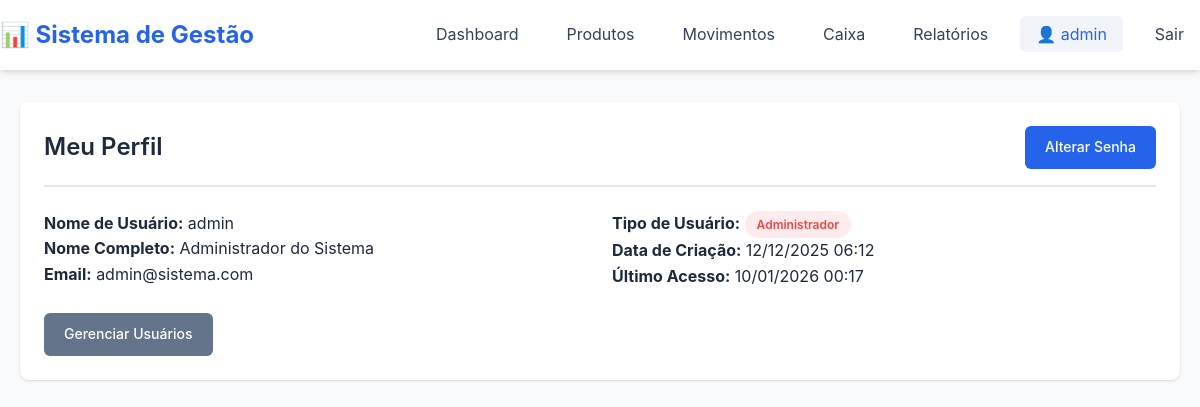
Screenshot of /auth/perfil (signed in) with the database file from the repository.
### app/models/usuario.py (models this page shows, shortened)
class Usuario(UserMixin, db.Model):
    __tablename__ = 'usuario'
    id = db.Column(db.Integer, primary_key=True)
    username = db.Column(db.String(50), unique=True, nullable=False)
    senha_hash = db.Column(db.String(200), nullable=False)
    nome_completo = db.Column(db.String(100), nullable=False)
    email = db.Column(db.String(100), unique=True, nullable=False)
    tipo = db.Column(db.String(20), nullable=False)  # 'admin', 'gerente', 'operador'
    ativo = db.Column(db.Boolean, default=True)
    data_criacao = db.Column(db.DateTime, default=datetime.utcnow)
    ultimo_acesso = db.Column(db.DateTime)
    @property
    def is_admin(self):
        return self.tipo == 'admin'

### app/blueprints/auth.py (the view)
@auth_bp.route('/perfil')
def perfil():
    if not current_user.is_authenticated:
        return redirect(url_for('auth.login'))
    return render_template('auth/perfil.html')

### app/templates/auth/perfil.html (shortened to what this page needs)
{% extends 'base.html' %}
{% block content %}
<div class="card">
    <div class="card-header">
        <h1 class="card-title">Meu Perfil</h1>
        <a href="{{ url_for('auth.alterar_senha') }}" class="btn btn-primary">Alterar Senha</a>
    </div>
    <div class="grid grid-2">
        <div>
            <p><strong>Nome de Usuário:</strong> {{ current_user.username }}</p>
            <p><strong>Nome Completo:</strong> {{ current_user.nome_completo }}</p>
            <p><strong>Email:</strong> {{ current_user.email }}</p>
        </div>
        <div>
            <p><strong>Tipo de Usuário:</strong>
                {% if current_user.is_admin %}
                    <span class="badge badge-danger">Administrador</span>
                {% elif current_user.is_gerente %}
                    <span class="badge badge-warning">Gerente</span>
                {% else %}
                    <span class="badge badge-info">Operador</span>
                {% endif %}
            </p>
            <p><strong>Data de Criação:</strong> {{ current_user.data_criacao.strftime('%d/%m/%Y %H:%M') if current_user.data_criacao }}</p>
            <p><strong>Último Acesso:</strong> {{ current_user.ultimo_acesso.strftime('%d/%m/%Y %H:%M') if current_user.ultimo_acesso else 'Primeiro acesso' }}</p>
        </div>
    </div>
    {% if current_user.is_admin %}
    <div class="mt-3">
        <a href="{{ url_for('auth.listar_usuarios') }}" class="btn btn-secondary">Gerenciar Usuários</a>
    </div>
    {% endif %}
</div>
{% endblock %}

### app/templates/base.html (shortened to what this page needs)
<!DOCTYPE html>
<html lang="pt-BR">
<head>
    <link rel="stylesheet" href="{{ url_for('static', filename='css/style.css') }}">
</head>
<body>
    <nav class="navbar">
        <div class="container navbar-container">
            <a href="{{ url_for('main.index') }}" class="navbar-brand">📊 Sistema de Gestão</a>
            <ul class="navbar-menu" id="navbarMenu">
                <li><a href="{{ url_for('main.index') }}" class="{{ 'active' if request.endpoint == 'main.index' }}">Dashboard</a></li>
                <li><a href="{{ url_for('produtos.listar') }}" class="{{ 'active' if 'produtos' in request.endpoint }}">Produtos</a></li>
                <li><a href="{{ url_for('movimentos.listar') }}" class="{{ 'active' if 'movimentos' in request.endpoint }}">Movimentos</a></li>
                <li><a href="{{ url_for('caixa.index') }}" class="{{ 'active' if 'caixa' in request.endpoint }}">Caixa</a></li>
                <li><a href="{{ url_for('relatorios.index') }}" class="{{ 'active' if 'relatorios' in request.endpoint }}">Relatórios</a></li>
                <li><a href="{{ url_for('auth.perfil') }}" class="{{ 'active' if 'auth.perfil' in request.endpoint }}">👤 {{ current_user.username }}</a></li>
                <li><a href="{{ url_for('auth.logout') }}">Sair</a></li>
            </ul>
        </div>
    </nav>
    <main class="main-content">
        <div class="container">
            {% block content %}{% endblock %}
        </div>
    </main>
</body>
</html>

### app/static/css/style.css (style rules this page uses)
:root { --primary-color: #2563eb; --primary-dark: #1d4ed8; --primary-light: #3b82f6; --secondary-color: #64748b; --success-color: #10b981; --danger-color: #ef4444; --warning-color: #f59e0b; --info-color: #06b6d4; --dark: #1e293b; --light: #f8fafc; --gray-100: #f1f5f9; --gray-200: #e2e8f0; --gray-300: #cbd5e1; --gray-700: #334155; --shadow: 0 1px 3px 0 rgba(0, 0, 0, 0.1), 0 1px 2px 0 rgba(0, 0, 0, 0.06); --shadow-md: 0 4px 6px -1px rgba(0, 0, 0, 0.1), 0 2px 4px -1px rgba(0, 0, 0, 0.06); --shadow-lg: 0 10px 15px -3px rgba(0, 0, 0, 0.1), 0 4px 6px -2px rgba(0, 0, 0, 0.05); }
* { margin: 0; padding: 0; box-sizing: border-box; }
body { font-family: -apple-system, BlinkMacSystemFont, 'Segoe UI', Roboto, 'Helvetica Neue', Arial, sans-serif; background-color: var(--light); color: var(--dark); line-height: 1.6; }
.container { max-width: 1400px; margin: 0 auto; padding: 0 20px; }
.navbar { background-color: white; box-shadow: var(--shadow-md); position: sticky; top: 0; z-index: 1000; }
.navbar-container { display: flex; justify-content: space-between; align-items: center; padding: 1rem 0; }
.navbar-brand { font-size: 1.5rem; font-weight: 700; color: var(--primary-color); text-decoration: none; }
.navbar-menu { display: flex; gap: 1rem; list-style: none; }
.navbar-menu a { color: var(--gray-700); text-decoration: none; padding: 0.5rem 1rem; border-radius: 0.375rem; transition: all 0.2s; }
.navbar-menu a:hover, .navbar-menu a.active { background-color: var(--gray-100); color: var(--primary-color); }
.main-content { padding: 2rem 0; min-height: calc(100vh - 180px); }
.card { background: white; border-radius: 0.5rem; box-shadow: var(--shadow); padding: 1.5rem; margin-bottom: 1.5rem; }
.card-header { display: flex; justify-content: space-between; align-items: center; margin-bottom: 1.5rem; padding-bottom: 1rem; border-bottom: 2px solid var(--gray-200); }
.card-title { font-size: 1.5rem; font-weight: 600; color: var(--dark); }
.btn { display: inline-block; padding: 0.625rem 1.25rem; border: none; border-radius: 0.375rem; font-size: 0.875rem; font-weight: 500; text-decoration: none; cursor: pointer; transition: all 0.2s; text-align: center; }
.btn-primary { background-color: var(--primary-color); color: white; }
.btn-secondary { background-color: var(--secondary-color); color: white; }
.badge { display: inline-block; padding: 0.25rem 0.75rem; border-radius: 9999px; font-size: 0.75rem; font-weight: 600; }
.badge-danger { background-color: rgba(239, 68, 68, 0.1); color: var(--danger-color); }
.grid { display: grid; gap: 1.5rem; }
.grid-2 { grid-template-columns: repeat(auto-fit, minmax(300px, 1fr)); }
.mt-3 { margin-top: 1.5rem; }

### rows the page displays
Usuario: username "admin", nome_completo "Administrador do Sistema", email "admin@sistema.com", data_criacao "12/12/2025 06:12", ultimo_acesso "10/01/2026 00:17"
